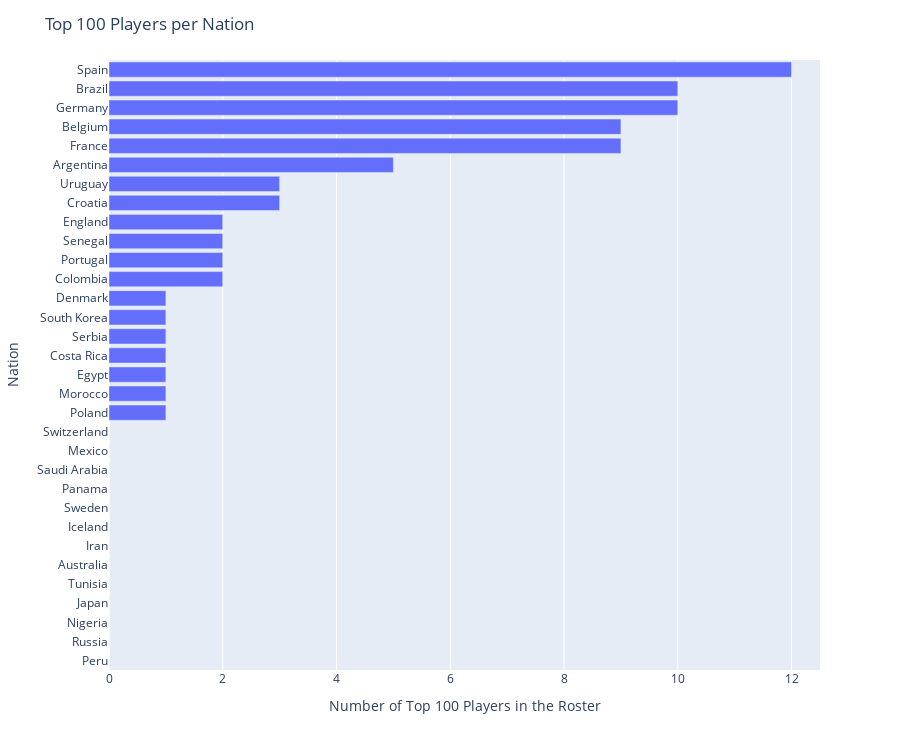
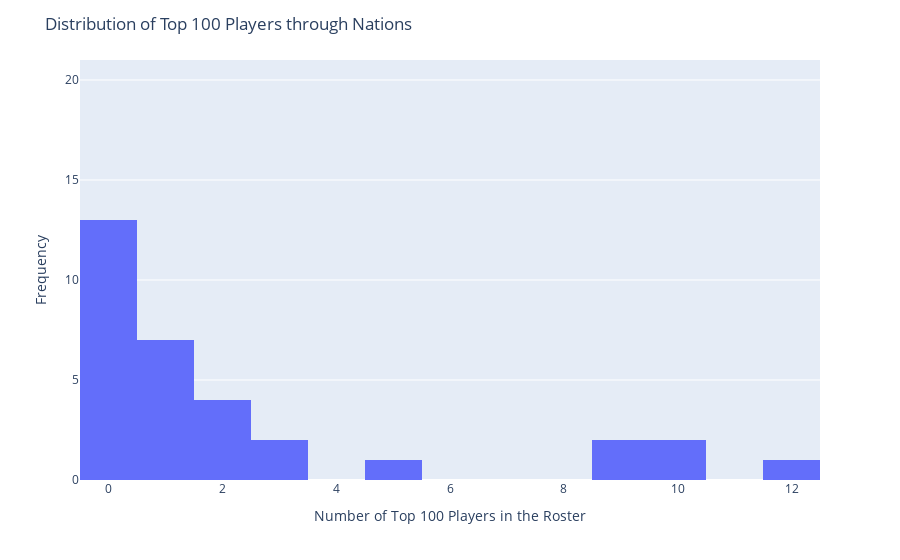

The code cell stored with these charts, in order, in its notebook:
### Code cell
# Visualize distributions: top 100 players

top100 = pd.DataFrame([numTop100Players_18[k] for k in numTop100Players_18.keys()], index=numTop100Players_18.keys(),
                      columns=["top 100 players in the roster"])
top100 = top100.sort_values(by=[top100.columns[0]], ascending=True)

fig = px.bar(top100, x=top100.columns[0], y=top100.index, orientation='h', height=750)
fig.update_layout(title="Top 100 Players per Nation",
                  xaxis_title="Number of Top 100 Players in the Roster",
                  yaxis_title="Nation",
                 xaxis=dict(range=[0, 12.5]))
fig.show()

fig = px.histogram(nationsDf_18, x=nationsDf_18.columns[0], nbins=13)
fig.update_layout(title="Distribution of Top 100 Players through Nations",
                  xaxis_title="Number of Top 100 Players in the Roster",
                  yaxis_title="Frequency",
                  yaxis=dict(range=[0, 21]))
fig.show()

### Figure 1 — Plotly figure (JSON) as saved in the notebook; plotly's stock layout.template omitted (floating-point values rounded to 4 significant figures)
{"data": [{"alignmentgroup": "True", "hoverlabel": {"namelength": 0}, "hovertemplate": "top 100 players in the roster=%{x}<br>y=%{y}", "legendgroup": "", "marker": {"color": "#636efa"}, "name": "", "offsetgroup": "", "orientation": "h", "showlegend": false, "textposition": "auto", "type": "bar", "x": [0, 0, 0, 0, 0, 0, 0, 0, 0, 0, 0, 0, 0, 1, 1, 1, 1, 1, 1, 1, 2, 2, 2, 2, 3, 3, 5, 9, 9, 10, 10, 12], "xaxis": "x", "y": ["Peru", "Russia", "Nigeria", "Japan", "Tunisia", "Australia", "Iran", "Iceland", "Sweden", "Panama", "Saudi Arabia", "Mexico", "Switzerland", "Poland", "Morocco", "Egypt", "Costa Rica", "Serbia", "South Korea", "Denmark", "Colombia", "Portugal", "Senegal", "England", "Croatia", "Uruguay", "Argentina", "France", "Belgium", "Germany", "Brazil", "Spain"], "yaxis": "y"}], "layout": {"barmode": "relative", "height": 750, "legend": {"tracegroupgap": 0}, "margin": {"t": 60}, "title": {"text": "Top 100 Players per Nation"}, "xaxis": {"anchor": "y", "domain": [0, 1], "range": [0, 12.5], "title": {"text": "Number of Top 100 Players in the Roster"}}, "yaxis": {"anchor": "x", "domain": [0, 1], "title": {"text": "Nation"}}}}

### Figure 2 — Plotly figure (JSON) as saved in the notebook; plotly's stock layout.template omitted (floating-point values rounded to 4 significant figures)
{"data": [{"alignmentgroup": "True", "bingroup": "x", "hoverlabel": {"namelength": 0}, "hovertemplate": "Top 100 Players=%{x}<br>count=%{y}", "legendgroup": "", "marker": {"color": "#636efa"}, "name": "", "nbinsx": 13, "offsetgroup": "", "orientation": "v", "showlegend": false, "type": "histogram", "x": [5, 0, 9, 10, 2, 1, 3, 1, 1, 2, 9, 10, 0, 0, 0, 0, 1, 0, 0, 0, 1, 2, 0, 0, 2, 1, 1, 12, 0, 0, 0, 3], "xaxis": "x", "yaxis": "y"}], "layout": {"barmode": "relative", "legend": {"tracegroupgap": 0}, "margin": {"t": 60}, "title": {"text": "Distribution of Top 100 Players through Nations"}, "xaxis": {"anchor": "y", "domain": [0, 1], "title": {"text": "Number of Top 100 Players in the Roster"}}, "yaxis": {"anchor": "x", "domain": [0, 1], "range": [0, 21], "title": {"text": "Frequency"}}}}
